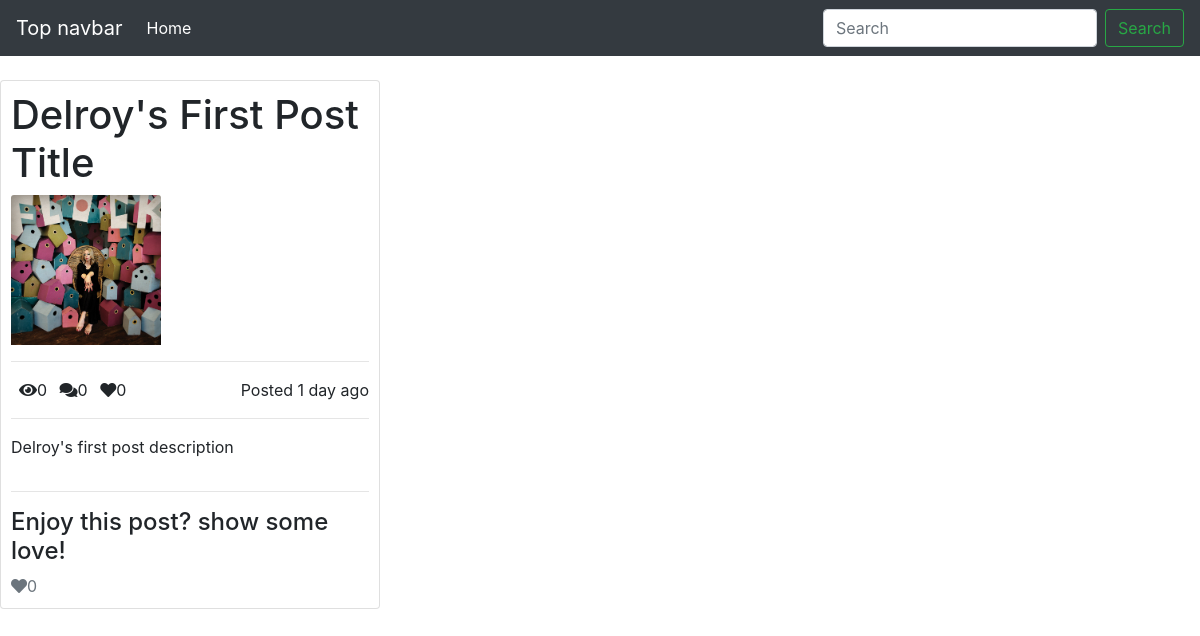
/first-post/, run on an earlier commit of the app's database.
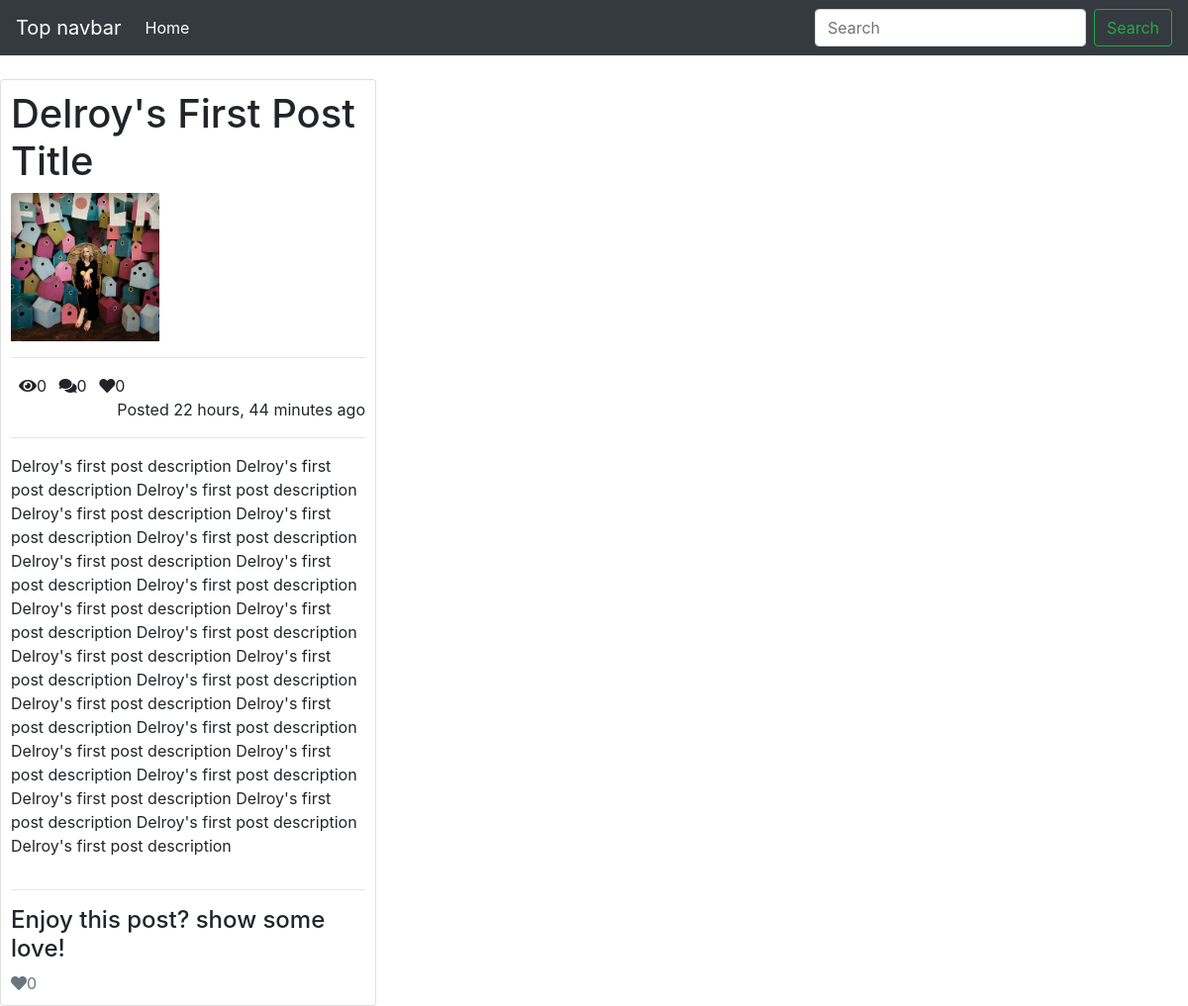
And on a later commit of the database.
### posts/models.py (models this page shows, shortened)
class Post(models.Model):
    title = models.CharField(max_length=100)
    content = models.TextField()
    thumbnail = models.ImageField()
    publish_date = models.DateTimeField(auto_now=True)
    last_updated = models.DateTimeField(auto_now=True)
    author = models.ForeignKey(User, on_delete=models.CASCADE)
    slug = models.SlugField()
    def get_love_url(self):
        return reverse("love", kwargs={"slug": self.slug})
    @property
    def get_comment_count(self):
        return self.comment_set.all().count()
    @property
    def get_view_count(self):
        return self.postview_set.all().count()
    @property
    def get_love_count(self):
        return self.love_set.all().count()

### posts/views.py (the view)
# urls.py: path('<slug>/', PostDetailView.as_view(), name='detail'),
class PostDetailView(DetailView):
    model = Post
    def get_object(self, **kwargs):
        object = super().get_object(**kwargs)
        if self.request.user.is_authenticated:
            PostView.objects.get_or_create(user=self.request.user, post=object)
        return object

### templates/posts/post_detail.html
{% extends 'base.html' %}
{% block content %}
<div class="row">
    <div class="col-4 offest-4">
        <div class="card" style="padding: 10px;">
            <h1>{{ object.title|title }}</h1>
            <img src="{{ object.thumbnail.url }}" style="height: 150px; width: 150px;" class="card-img-top post-image"
                alt="image">
            <hr />
            <div>
                <span><i class="fas fa-eye ml-2"></i>{{ object.get_view_count }}</span>
                <span><i class="fas fa-comments ml-2"></i>{{ object.get_comment_count }}</span>
                <span><i class="fas fa-heart ml-2"></i>{{ object.get_love_count }}</span>
                <span class="float-right">Posted {{ object.publish_date|timesince }} ago</span>
            </div>
            <hr />
            <div>
                <p>{{ object.content }}</p>
            </div>
            <hr />
            <div>
                <h4>Enjoy this post? show some love!</h4>
                <a href="{{ object.get_love_url }}" class="text-muted"><i class="fas fa-heart"></i>{{ object.get_love_count }}</a>
            </div>
        </div>
    </div>
</div>
{% endblock content %}

What changed in the data, as far as the page shows it:
changed Post "Delroy's First Post Title": publish_date "1 day" → "22 hours, 44 minutes"; content "Delroy's first post description" → "Delroy's first post description Delroy's first post description Delroy's first post description Delroy's first post description Delroy's first post description Delroy's first post description Delroy's first post description Delroy's first post description Delroy's first post description Delroy's first post description Delroy's first post description Delroy's first post description Delroy's first post description Delroy's first post description Delroy's first post description Delroy's first post description Delroy's first post description Delroy's first post description Delroy's first post description Delroy's first post description Delroy's first post description Delroy's first post…"
